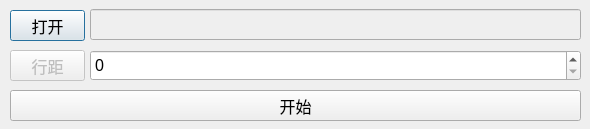
<?xml version="1.0" encoding="UTF-8"?>
<ui version="4.0">
 <class>NewlineDelete</class>
 <widget class="QDialog" name="NewlineDelete">
  <property name="geometry">
   <rect>
    <x>0</x>
    <y>0</y>
    <width>590</width>
    <height>129</height>
   </rect>
  </property>
  <property name="font">
   <font>
    <pointsize>12</pointsize>
   </font>
  </property>
  <property name="windowTitle">
   <string>段落间隔转换器</string>
  </property>
  <property name="windowIcon">
   <iconset resource="../resources.qrc">
    <normaloff>:/res/images/icon_play.png</normaloff>:/res/images/icon_play.png</iconset>
  </property>
  <widget class="QPushButton" name="btnNlDelOpen">
   <property name="geometry">
    <rect>
     <x>10</x>
     <y>10</y>
     <width>75</width>
     <height>31</height>
    </rect>
   </property>
   <property name="font">
    <font>
     <pointsize>12</pointsize>
    </font>
   </property>
   <property name="text">
    <string>打开</string>
   </property>
  </widget>
  <widget class="QLineEdit" name="lineEditFilePath">
   <property name="enabled">
    <bool>false</bool>
   </property>
   <property name="geometry">
    <rect>
     <x>90</x>
     <y>9</y>
     <width>491</width>
     <height>31</height>
    </rect>
   </property>
   <property name="font">
    <font>
     <pointsize>12</pointsize>
    </font>
   </property>
  </widget>
  <widget class="QPushButton" name="btnNlDelProcess">
   <property name="geometry">
    <rect>
     <x>10</x>
     <y>90</y>
     <width>571</width>
     <height>31</height>
    </rect>
   </property>
   <property name="font">
    <font>
     <pointsize>12</pointsize>
    </font>
   </property>
   <property name="text">
    <string>开始</string>
   </property>
  </widget>
  <widget class="QPushButton" name="btnNlDelOpen_2">
   <property name="enabled">
    <bool>false</bool>
   </property>
   <property name="geometry">
    <rect>
     <x>10</x>
     <y>50</y>
     <width>75</width>
     <height>31</height>
    </rect>
   </property>
   <property name="font">
    <font>
     <pointsize>12</pointsize>
    </font>
   </property>
   <property name="text">
    <string>行距</string>
   </property>
  </widget>
  <widget class="QSpinBox" name="spinBoxLineNum">
   <property name="geometry">
    <rect>
     <x>90</x>
     <y>50</y>
     <width>491</width>
     <height>31</height>
    </rect>
   </property>
   <property name="minimumSize">
    <size>
     <width>491</width>
     <height>31</height>
    </size>
   </property>
   <property name="font">
    <font>
     <pointsize>12</pointsize>
    </font>
   </property>
   <property name="minimum">
    <number>0</number>
   </property>
   <property name="maximum">
    <number>3</number>
   </property>
   <property name="value">
    <number>0</number>
   </property>
  </widget>
 </widget>
 <resources>
  <include location="../resources.qrc"/>
 </resources>
 <connections/>
</ui>
